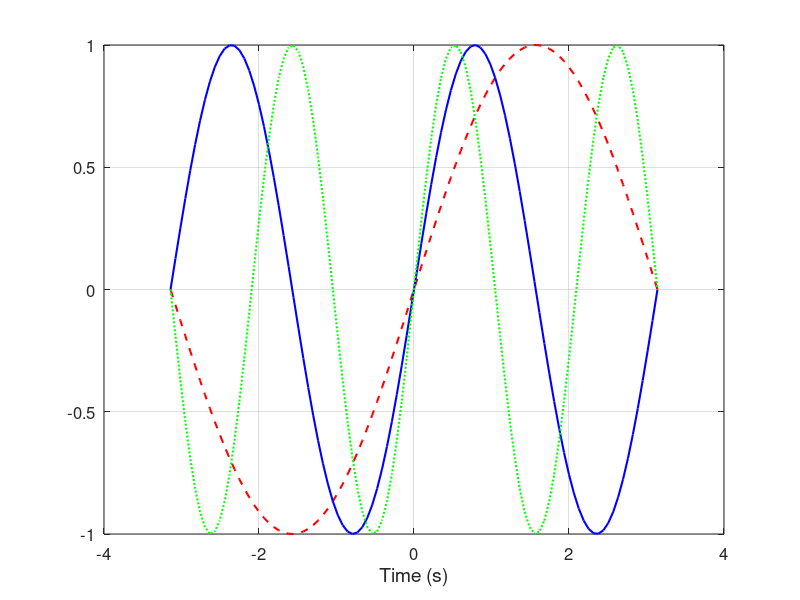

Write the MATLAB code that produced this figure.
clc;
clear;
close all;
x = linspace(-1*pi,pi,100);
y1 = sin(x);
y2 = sin(2*x);
y3 = sin(3*x);
plot(x,y1,'--r','linewidth',1.5);
hold on;
plot(x,y2,'-b','linewidth',1.5);
hold on;
plot(x,y3,':g','linewidth',1.5);
hold on;
set(gca,'fontsize',12);
xlabel('Time (s)','fontsize',14);
grid on;